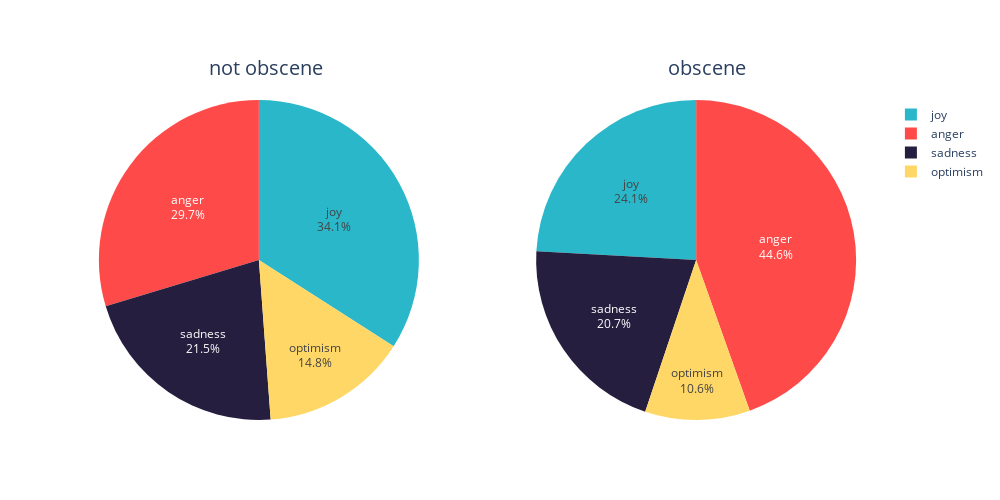

Notebook code for this chart:
### Code cell
colors = ["#fe4a49", "#2ab7ca", "#fed766", "#251e3e"]

col1 = (
    df_flat.loc[df_flat["toxicity_ensemble_text.obscene"] == False][
        "sentiment_title.emotion.class"
    ]
    .value_counts()
    .sort_index()
)
labels1 = col1.index.tolist()
values1 = col1.values.tolist()
col2 = (
    df_flat.loc[df_flat["toxicity_ensemble_text.obscene"] == True][
        "sentiment_title.emotion.class"
    ]
    .value_counts()
    .sort_index()
)
labels2 = col2.index.tolist()
values2 = col2.values.tolist()


fig = make_subplots(rows=1, cols=2, specs=[[{"type": "domain"}, {"type": "domain"}]])
_ = fig.add_trace(
    go.Pie(
        labels=labels1,
        values=values1,
        name="not obscene",
        textinfo="label+percent",
        marker_colors=colors,
    ),
    1,
    1,
)
_ = fig.add_trace(
    go.Pie(
        labels=labels2,
        values=values2,
        name="obscene",
        textinfo="label+percent",
        marker_colors=colors,
    ),
    1,
    2,
)

_ = fig.update_layout(
    annotations=[
        dict(text="not obscene", x=0.16, y=1.15, font_size=20, showarrow=False),
        dict(text="obscene", x=0.84, y=1.15, font_size=20, showarrow=False),
    ],
    width=1000,
    height=500,
)
fig.show()

### Figure 1 — Plotly figure (JSON) as saved in the notebook; plotly's stock layout.template omitted (floating-point values rounded to 4 significant figures)
{"data": [{"domain": {"x": [0, 0.45], "y": [0, 1]}, "labels": ["anger", "joy", "optimism", "sadness"], "marker": {"colors": ["#fe4a49", "#2ab7ca", "#fed766", "#251e3e"]}, "name": "not obscene", "textinfo": "label+percent", "type": "pie", "values": [4568, 5243, 2273, 3310]}, {"domain": {"x": [0.55, 1], "y": [0, 1]}, "labels": ["anger", "joy", "optimism", "sadness"], "marker": {"colors": ["#fe4a49", "#2ab7ca", "#fed766", "#251e3e"]}, "name": "obscene", "textinfo": "label+percent", "type": "pie", "values": [471, 255, 112, 219]}], "layout": {"annotations": [{"font": {"size": 20}, "showarrow": false, "text": "not obscene", "x": 0.16, "y": 1.15}, {"font": {"size": 20}, "showarrow": false, "text": "obscene", "x": 0.84, "y": 1.15}], "height": 500, "width": 1000}}
